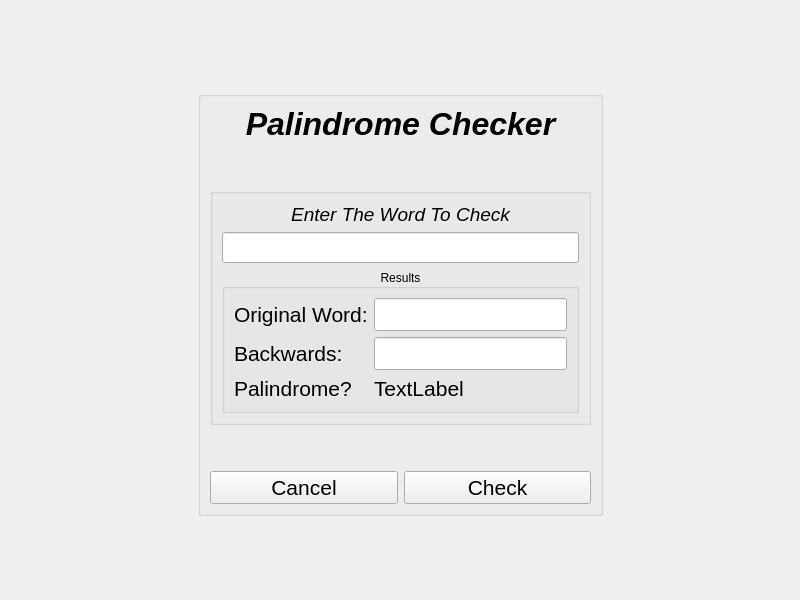
<?xml version="1.0" encoding="UTF-8"?>
<ui version="4.0">
 <class>MainWindow</class>
 <widget class="QMainWindow" name="MainWindow">
  <property name="geometry">
   <rect>
    <x>0</x>
    <y>0</y>
    <width>800</width>
    <height>600</height>
   </rect>
  </property>
  <property name="windowTitle">
   <string>MainWindow</string>
  </property>
  <property name="styleSheet">
   <string notr="true"/>
  </property>
  <widget class="QWidget" name="centralwidget">
   <property name="styleSheet">
    <string notr="true"/>
   </property>
   <layout class="QGridLayout" name="gridLayout">
    <item row="0" column="1">
     <spacer name="verticalSpacer_3">
      <property name="orientation">
       <enum>Qt::Orientation::Vertical</enum>
      </property>
      <property name="sizeHint" stdset="0">
       <size>
        <width>20</width>
        <height>40</height>
       </size>
      </property>
     </spacer>
    </item>
    <item row="1" column="1">
     <widget class="QGroupBox" name="groupBox">
      <property name="title">
       <string/>
      </property>
      <layout class="QGridLayout" name="gridLayout_2">
       <item row="3" column="0" colspan="2">
        <spacer name="verticalSpacer_2">
         <property name="orientation">
          <enum>Qt::Orientation::Vertical</enum>
         </property>
         <property name="sizeHint" stdset="0">
          <size>
           <width>20</width>
           <height>40</height>
          </size>
         </property>
        </spacer>
       </item>
       <item row="0" column="0" colspan="2">
        <widget class="QLabel" name="label">
         <property name="font">
          <font>
           <pointsize>24</pointsize>
           <italic>true</italic>
           <bold>true</bold>
          </font>
         </property>
         <property name="text">
          <string>Palindrome Checker</string>
         </property>
         <property name="scaledContents">
          <bool>true</bool>
         </property>
         <property name="alignment">
          <set>Qt::AlignmentFlag::AlignCenter</set>
         </property>
        </widget>
       </item>
       <item row="2" column="0" colspan="2">
        <widget class="QGroupBox" name="groupBox_2">
         <property name="title">
          <string/>
         </property>
         <layout class="QGridLayout" name="gridLayout_3">
          <item row="1" column="1">
           <widget class="QLineEdit" name="le_WordToCheck">
            <property name="font">
             <font>
              <pointsize>14</pointsize>
             </font>
            </property>
            <property name="alignment">
             <set>Qt::AlignmentFlag::AlignCenter</set>
            </property>
           </widget>
          </item>
          <item row="0" column="1">
           <widget class="QLabel" name="label_2">
            <property name="font">
             <font>
              <pointsize>14</pointsize>
              <italic>true</italic>
             </font>
            </property>
            <property name="text">
             <string>Enter The Word To Check</string>
            </property>
            <property name="alignment">
             <set>Qt::AlignmentFlag::AlignCenter</set>
            </property>
           </widget>
          </item>
          <item row="2" column="1">
           <widget class="QGroupBox" name="groupBox_3">
            <property name="title">
             <string>Results</string>
            </property>
            <property name="alignment">
             <set>Qt::AlignmentFlag::AlignCenter</set>
            </property>
            <layout class="QGridLayout" name="gridLayout_4">
             <item row="1" column="0">
              <widget class="QLabel" name="label_4">
               <property name="font">
                <font>
                 <pointsize>16</pointsize>
                </font>
               </property>
               <property name="text">
                <string>Backwards:</string>
               </property>
              </widget>
             </item>
             <item row="0" column="0">
              <widget class="QLabel" name="label_3">
               <property name="font">
                <font>
                 <pointsize>16</pointsize>
                </font>
               </property>
               <property name="text">
                <string>Original Word:</string>
               </property>
              </widget>
             </item>
             <item row="1" column="1">
              <widget class="QLineEdit" name="le_WordBackwards">
               <property name="font">
                <font>
                 <pointsize>16</pointsize>
                </font>
               </property>
              </widget>
             </item>
             <item row="0" column="1">
              <widget class="QLineEdit" name="le_OriginalWord">
               <property name="font">
                <font>
                 <pointsize>16</pointsize>
                </font>
               </property>
              </widget>
             </item>
             <item row="2" column="0">
              <widget class="QLabel" name="label_5">
               <property name="font">
                <font>
                 <pointsize>16</pointsize>
                </font>
               </property>
               <property name="text">
                <string>Palindrome?</string>
               </property>
              </widget>
             </item>
             <item row="2" column="1">
              <widget class="QLabel" name="le_ResultLabel">
               <property name="font">
                <font>
                 <pointsize>16</pointsize>
                </font>
               </property>
               <property name="text">
                <string>TextLabel</string>
               </property>
              </widget>
             </item>
            </layout>
           </widget>
          </item>
         </layout>
        </widget>
       </item>
       <item row="1" column="0" colspan="2">
        <spacer name="verticalSpacer">
         <property name="orientation">
          <enum>Qt::Orientation::Vertical</enum>
         </property>
         <property name="sizeHint" stdset="0">
          <size>
           <width>20</width>
           <height>40</height>
          </size>
         </property>
        </spacer>
       </item>
       <item row="4" column="0">
        <widget class="QPushButton" name="pb_Cancel">
         <property name="font">
          <font>
           <pointsize>16</pointsize>
          </font>
         </property>
         <property name="text">
          <string>Cancel</string>
         </property>
        </widget>
       </item>
       <item row="4" column="1">
        <widget class="QPushButton" name="pb_Check">
         <property name="font">
          <font>
           <pointsize>16</pointsize>
          </font>
         </property>
         <property name="text">
          <string>Check</string>
         </property>
        </widget>
       </item>
      </layout>
     </widget>
    </item>
    <item row="2" column="1">
     <spacer name="verticalSpacer_4">
      <property name="orientation">
       <enum>Qt::Orientation::Vertical</enum>
      </property>
      <property name="sizeHint" stdset="0">
       <size>
        <width>20</width>
        <height>40</height>
       </size>
      </property>
     </spacer>
    </item>
    <item row="0" column="0" rowspan="3">
     <spacer name="horizontalSpacer">
      <property name="orientation">
       <enum>Qt::Orientation::Horizontal</enum>
      </property>
      <property name="sizeHint" stdset="0">
       <size>
        <width>40</width>
        <height>20</height>
       </size>
      </property>
     </spacer>
    </item>
    <item row="0" column="2" rowspan="3">
     <spacer name="horizontalSpacer_2">
      <property name="orientation">
       <enum>Qt::Orientation::Horizontal</enum>
      </property>
      <property name="sizeHint" stdset="0">
       <size>
        <width>40</width>
        <height>20</height>
       </size>
      </property>
     </spacer>
    </item>
   </layout>
  </widget>
 </widget>
 <resources/>
 <connections/>
</ui>
